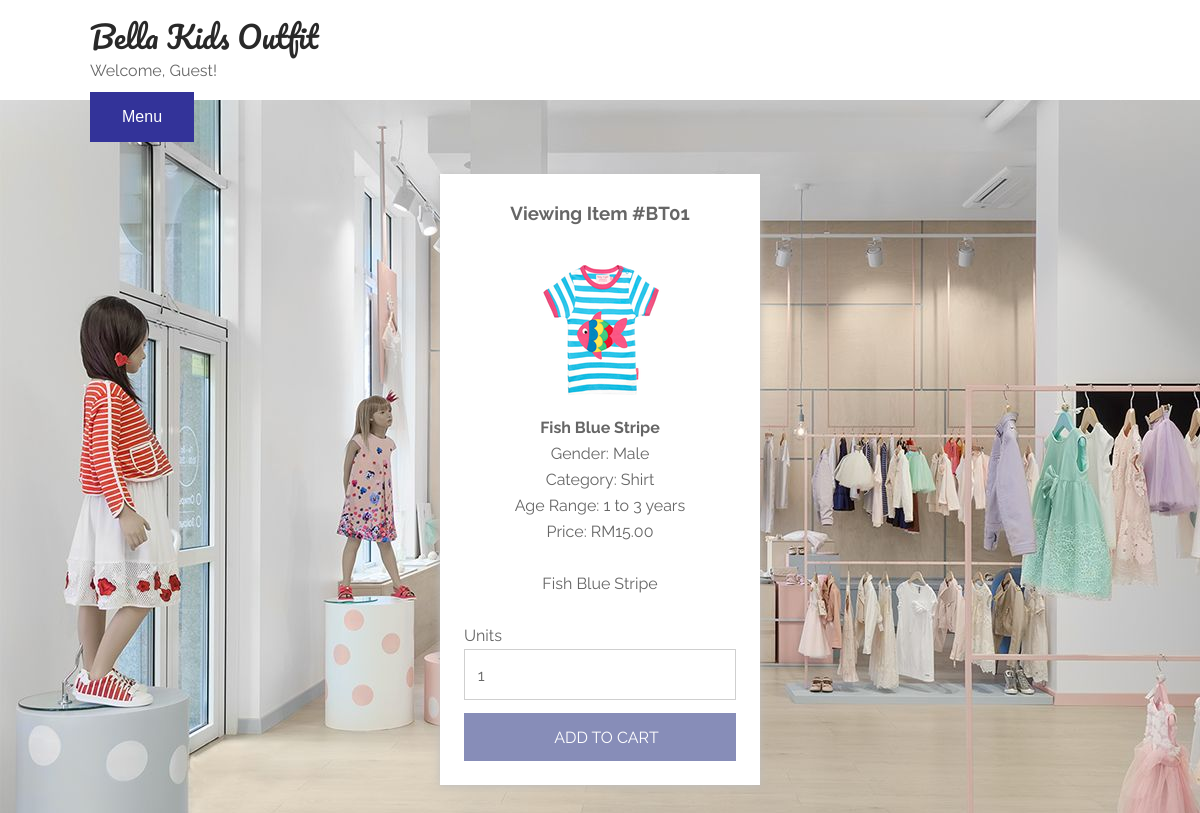
Screenshot of /add_cart.php?id=6 with the database file from the repository.
### tables this page shows
CREATE TABLE `products` (
  `id` int(10) NOT NULL,
  `number` varchar(32) NOT NULL,
  `name` varchar(255) NOT NULL,
  `gender` varchar(16) NOT NULL,
  `category` varchar(255) NOT NULL,
  `age_range` varchar(64) NOT NULL,
  `description` varchar(4096) NOT NULL,
  `price` decimal(10,2) NOT NULL,
  `image` varchar(255) NOT NULL,
  `status` varchar(16) NOT NULL
);

### htdocs/model/model.php (called while the page is built, shortened)
<?php
require_once 'connection.php';
class Model
{
  public static function get($id)
  {
    $query = "SELECT * FROM ".static::TABLE_NAME." WHERE id = ".$id;
    $result = $GLOBALS['connection']->query($query);
    if (count($result) > 0)
    {
      $var = new $class();
      $var->set_data($result[0]);
      return $var;
    }
    else
    {
      return null;
    }
  }
}
?>

### htdocs/model/connection.php (called while the page is built, shortened)
<?php
class Connection
{
  private $mysqli = null;
  public function connect()
  {
    $this->mysqli = new mysqli(self::DB_HOST, self::DB_USER, self::DB_PASSWORD, self::DB_NAME);
    if ($this->mysqli->connect_errno)
    {
      echo $this->mysqli->connect_errno;
      echo $this->mysqli->connect_error;
      return false;
    }
    else
    {
      return true;
    }
  }
  public function query($str)
  {
    if ($result = $this->mysqli->query($str))
    {
      return $result->fetch_all(MYSQLI_ASSOC);
    }
    else
    {
      echo $this->mysqli->connect_errno;
      echo $this->mysqli->error;
      return array();
    }
  }
}
?>

### htdocs/model/product.php (called while the page is built, shortened)
<?php
require_once "model.php";
class Product extends Model
{
  public function __construct()
  {
    $this->data = ["id" => 0, "number" => "", "name" => "", "gender" => "", "category" => "", "age_range" => "",
                   "description" => "", "price" => 0.0, "image" => "", "status" => ""];
  }
  public function get_number()
  {
    return $this->data['number'];
  }
  public function get_name()
  {
    return $this->data['name'];
  }
  public function get_gender()
  {
    return $this->data['gender'];
  }
  public function get_category()
  {
    return $this->data['category'];
  }
  public function get_age_range()
  {
    return $this->data['age_range'];
  }
  public function get_description()
  {
    return $this->data['description'];
  }
  public function get_price()
  {
    return $this->data['price'];
  }
  public function get_image()
  {
    return $this->data['image'];
  }
  public function set_data($source)
  {
    $this->data['number'] = $source['number'];
    $this->data['name'] = $source['name'];
    $this->data['gender'] = $source['gender'];
    $this->data['category'] = $source['category'];
    $this->data['age_range'] = $source['age_range'];
    $this->data['description'] = $source['description'];
    $this->data['price'] = floatval($source['price']);
    $this->data['image'] = $source['image'];
  }
}
?>

### htdocs/add_cart.php (the view, shortened to what this page needs)
<?php
  $logged_in = (isset($_SESSION["user"]));
  $id = $_GET["id"];
  $product = Product::get($id);
  $number = $product->get_number();
  $name = $product->get_name();
  $gender = $product->get_gender();
  $category = $product->get_category();
  $age_range = $product->get_age_range();
  $description = $product->get_description();
  $price = "RM".number_format($product->get_price(), 2);
?>
<!DOCTYPE html>
<html>
<head>
	<link rel="stylesheet" type="text/css" href="css/index.css">
  <link rel="stylesheet" type="text/css" href="css/login.css">
  <link rel="stylesheet" type="text/css" href="css/nav.css">
</head>
<body>
<div class="background">
  <nav>
    <div class="navWrapper">
      <p id="logo">Bella Kids Outfit</p>
      <?php
        if ($logged_in)
        {
          $customer = Customer::get($_SESSION["user"]);
          $customer_name = $customer->get_name();
        }
        else
        {
          $customer_name = "Guest";
        }
      ?>
      <p style="padding-top: 8px">Welcome, <?php echo $customer_name?>!</p>
      <div style="float:left; margin-top: 8px">
        <div class="dropdown">
          <button class="dropbtn">Menu</button>
        </div>
      </div>
    </div>
  </nav>
<div style="margin-top: 100px; margin-bottom: 24px">&nbsp;</div>
<div class="form-wrap">
	<br>
	<center><h3>Viewing Item #<?php echo $number ?></h3></center>
  <div class="tabs-content">
    <div id="login-tab-content" class="active">
      <form class="login-form" method="post" action="<?php if($logged_in){echo "add_cart_post.php"; } else {echo "login.php";}?>">
        <div style="text-align: center">
        <?php
          $image_dir = "/images/product/";
          $image_name = $product->get_image();
          if ($image_name == "")
          {
            echo "(No Image)"."<br>";
          }
          else
          {
            $image_url = $image_dir.$image_name;
            echo "<img src=".$image_url."></img>"."<br>";
          }
          echo "<b>$name</b><br>";
          echo "Gender: $gender <br>";
          echo "Category: $category <br>";
          echo "Age Range: $age_range <br>";
          echo "Price: $price <br><br>";
          echo "$description<br><br>";
        ?>
        </div>
        <p>Units</p>
			  <input type="number" class="input" name="units" min="1" step="1" value="1" required="true">
        <center><input type="submit" class="button" value="Add to Cart"></center>
      </form>
    </div>
  </div>
</div>
</body>
</html>

### htdocs/css/index.css (style rules this page uses)
* { margin: 0; padding: 0; }
body { font-family: "Source Sans Pro"; max-width: 100vw; overflow-x: hidden; }
nav { width: 100vw; height: 100px; background: white; position: absolute; top: 0; }
.navWrapper { width: 85%; margin: auto; padding-top: 24px; }
#logo { color: #292929; font-size: 30px; font-family: "Pacifico"; font-weight: normal; text-decoration: none; }
h1, h2, h3, h4, h5, h6, a, p, i, span, button, small, ul, li, hr { -webkit-font-smoothing: antialiased !important; -moz-osx-font-smoothing: grayscale !important; }

### htdocs/css/login.css (style rules this page uses)
* { margin: 0; padding: 0; }
input { font: 16px/26px "Raleway", sans-serif; }
body { color: #666; background-color: lightblue; font: 16px/26px "Raleway", sans-serif; }
.form-wrap { background-color: #fff; width: 320px; margin: 3em auto; box-shadow: 0px 1px 8px #BEBEBE; -webkit-box-shadow: 0px 1px 8px #BEBEBE; -moz-box-shadow: 0px 1px 8px #BEBEBE; }
.form-wrap .tabs-content { padding: 1.5em; }
.form-wrap .tabs-content div[id$="tab-content"] { display: none; }
.form-wrap .tabs-content .active { display: block !important; }
.form-wrap form .input { box-sizing: border-box; -moz-box-sizing: border-box; color: inherit; font-family: inherit; padding: .8em 0 10px .8em; border: 1px solid #CFCFCF; outline: 0; display: inline-block; margin: 0 0 .8em 0; padding-right: 2em; width: 100%; }
.form-wrap form .button { width: 100%; padding: .8em 0 10px .8em; background-color: #878DB8; border: none; color: #fff; cursor: pointer; text-transform: uppercase; }

### htdocs/css/nav.css (style rules this page uses)
body { background-image: url('img/bg.jpg'); }
.dropbtn { background-color: #333399; color: white; padding-left: 32px; padding-right: 32px; padding-top: 16px; padding-bottom: 16px; font-size: 16px; border: none; cursor: pointer; }
.dropdown { position: relative; display: inline-block; }

### rows the page displays
products: number "BT01", image (picture), name "Fish Blue Stripe", gender "Male", category "Shirt", age_range "1 to 3 years", price "RM15.00", description "Fish Blue Stripe"

### other values shown
$customer_name "Guest"
